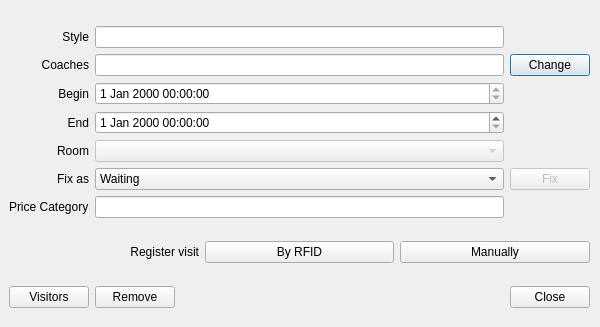
<?xml version="1.0" encoding="UTF-8"?>
<ui version="4.0">
 <class>eventInfo</class>
 <widget class="QDialog" name="eventInfo">
  <property name="windowModality">
   <enum>Qt::ApplicationModal</enum>
  </property>
  <property name="geometry">
   <rect>
    <x>0</x>
    <y>0</y>
    <width>600</width>
    <height>327</height>
   </rect>
  </property>
  <property name="windowTitle">
   <string>Event Information</string>
  </property>
  <widget class="QWidget" name="verticalLayoutWidget">
   <property name="geometry">
    <rect>
     <x>9</x>
     <y>9</y>
     <width>581</width>
     <height>317</height>
    </rect>
   </property>
   <layout class="QVBoxLayout" name="mainLayout" stretch="7,1,1">
    <item>
     <layout class="QGridLayout" name="gridLayout">
      <property name="sizeConstraint">
       <enum>QLayout::SetMaximumSize</enum>
      </property>
      <item row="1" column="0">
       <widget class="QLabel" name="labelCoaches">
        <property name="text">
         <string>Coaches</string>
        </property>
        <property name="alignment">
         <set>Qt::AlignRight|Qt::AlignTrailing|Qt::AlignVCenter</set>
        </property>
       </widget>
      </item>
      <item row="2" column="0">
       <widget class="QLabel" name="labelBegin">
        <property name="text">
         <string>Begin</string>
        </property>
        <property name="alignment">
         <set>Qt::AlignRight|Qt::AlignTrailing|Qt::AlignVCenter</set>
        </property>
       </widget>
      </item>
      <item row="3" column="0">
       <widget class="QLabel" name="labelEnd">
        <property name="text">
         <string>End</string>
        </property>
        <property name="alignment">
         <set>Qt::AlignRight|Qt::AlignTrailing|Qt::AlignVCenter</set>
        </property>
       </widget>
      </item>
      <item row="4" column="0">
       <widget class="QLabel" name="labelRoom">
        <property name="text">
         <string>Room</string>
        </property>
        <property name="alignment">
         <set>Qt::AlignRight|Qt::AlignTrailing|Qt::AlignVCenter</set>
        </property>
       </widget>
      </item>
      <item row="5" column="0">
       <widget class="QLabel" name="labelFix">
        <property name="text">
         <string>Fix as</string>
        </property>
        <property name="alignment">
         <set>Qt::AlignRight|Qt::AlignTrailing|Qt::AlignVCenter</set>
        </property>
       </widget>
      </item>
      <item row="1" column="1">
       <widget class="QLineEdit" name="editCoaches">
        <property name="readOnly">
         <bool>true</bool>
        </property>
       </widget>
      </item>
      <item row="4" column="1">
       <widget class="QComboBox" name="comboRoom">
        <property name="enabled">
         <bool>false</bool>
        </property>
       </widget>
      </item>
      <item row="5" column="1">
       <widget class="QComboBox" name="comboFix">
        <property name="enabled">
         <bool>true</bool>
        </property>
        <item>
         <property name="text">
          <string>Waiting</string>
         </property>
        </item>
        <item>
         <property name="text">
          <string>Fixed</string>
         </property>
        </item>
        <item>
         <property name="text">
          <string>Cancelled</string>
         </property>
        </item>
       </widget>
      </item>
      <item row="1" column="2">
       <widget class="QPushButton" name="buttonChange">
        <property name="text">
         <string>Change</string>
        </property>
       </widget>
      </item>
      <item row="5" column="2">
       <widget class="QPushButton" name="buttonFix">
        <property name="enabled">
         <bool>false</bool>
        </property>
        <property name="text">
         <string>Fix</string>
        </property>
       </widget>
      </item>
      <item row="2" column="1">
       <widget class="QDateTimeEdit" name="editBegin">
        <property name="readOnly">
         <bool>true</bool>
        </property>
       </widget>
      </item>
      <item row="3" column="1">
       <widget class="QDateTimeEdit" name="editEnd"/>
      </item>
      <item row="6" column="1">
       <widget class="QLineEdit" name="editPriceCategory"/>
      </item>
      <item row="6" column="0">
       <widget class="QLabel" name="label">
        <property name="text">
         <string>Price Category</string>
        </property>
       </widget>
      </item>
      <item row="0" column="1">
       <widget class="QLineEdit" name="editStyle">
        <property name="readOnly">
         <bool>true</bool>
        </property>
       </widget>
      </item>
      <item row="0" column="0">
       <widget class="QLabel" name="labelTitle">
        <property name="text">
         <string>Style</string>
        </property>
        <property name="alignment">
         <set>Qt::AlignRight|Qt::AlignTrailing|Qt::AlignVCenter</set>
        </property>
       </widget>
      </item>
     </layout>
    </item>
    <item>
     <layout class="QHBoxLayout" name="visitLayout">
      <item>
       <widget class="QLabel" name="labelVisit">
        <property name="text">
         <string>Register visit</string>
        </property>
        <property name="alignment">
         <set>Qt::AlignRight|Qt::AlignTrailing|Qt::AlignVCenter</set>
        </property>
       </widget>
      </item>
      <item>
       <widget class="QPushButton" name="buttonVisitRFID">
        <property name="text">
         <string>By RFID</string>
        </property>
       </widget>
      </item>
      <item>
       <widget class="QPushButton" name="buttonVisitManual">
        <property name="text">
         <string>Manually</string>
        </property>
       </widget>
      </item>
     </layout>
    </item>
    <item>
     <layout class="QHBoxLayout" name="buttonLayout">
      <item>
       <widget class="QPushButton" name="buttonVisitors">
        <property name="text">
         <string>Visitors</string>
        </property>
       </widget>
      </item>
      <item>
       <widget class="QPushButton" name="buttonRemove">
        <property name="text">
         <string>Remove</string>
        </property>
       </widget>
      </item>
      <item>
       <spacer name="horizontalSpacer">
        <property name="orientation">
         <enum>Qt::Horizontal</enum>
        </property>
        <property name="sizeHint" stdset="0">
         <size>
          <width>40</width>
          <height>20</height>
         </size>
        </property>
       </spacer>
      </item>
      <item>
       <widget class="QPushButton" name="buttonClose">
        <property name="text">
         <string>Close</string>
        </property>
       </widget>
      </item>
     </layout>
    </item>
   </layout>
  </widget>
 </widget>
 <resources/>
 <connections/>
</ui>
